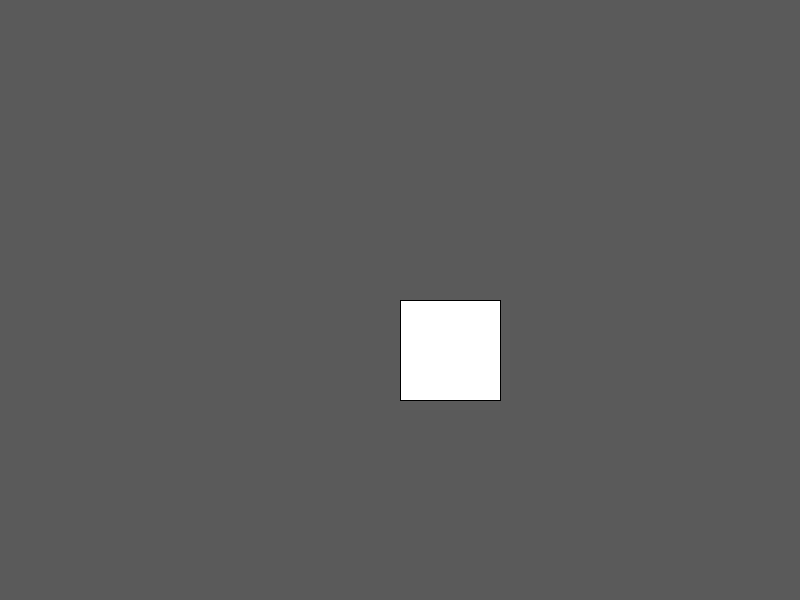
Frame 1 (no input)
Frame 60 (the mouse pressed at the canvas centre just before this capture): identical to frame 1, image omitted
Frame 120 (the mouse held since frame 60 and released just before this capture): identical to frame 1, image omitted

The Processing sketch that drew this single still picture (run headless with seeded random() and noise(); from frame 60 on, the mouse is pressed at the canvas centre):

// Processing sketch: changeByWorksheet
// ── changeByWorksheet.pde
Box b;

void setup() {
  size(800, 600);
  b = new Box(width/2, height/2, 100, 100);
}

void draw() {
  background(90);
  b.display();
}

void keyPressed() {
  switch(key) {
    case 'd':
      b.moveRight();
    break;
    case 'a':
      b.moveLeft();
    break;
    case 'w':
      b.moveUp();
    break;
    case 's':
      b.moveDown();
    break;
    case 'i':
      b.growTaller();
    break;
    case 'k':
      b.growShorter();
    break;
    case 'l':
      b.growWider();
    break;
    case 'j':
      b.growSkinnier();
    break;
    case '.':
      b.rotateRight();
    break;
    case ',':
      b.rotateLeft();
    break;
    case 'f':
      b.fadeALittle();
    break;
    case 'g':
      b.getMoreSolid();
    break;
  }
}

//-------------------------------------------
class Box {

  float x,y,w,h,r,a;
  
  Box(float x, float y, float w, float h) {
    this.x = x;
    this.y = y;
    this.w = w;
    this.h = h;
    a = 255;
    r = 0;
  }

  void display() {
    push();
    translate(x + w/2, y + h/2);
    rotate(r);
    fill(255, 255, 255, a);
    rect(-w/2, -h/2, w, h);
    pop();
  }
  
  void moveRight() {
    x++;
  }
  void moveLeft() {
    x--;
  }
  void moveUp() {
    y--;
  }
  void moveDown() {
    y++;
  }
  void growTaller()
  {
    h++;
  }
  void growShorter()
  {
    h--;
  }
  void growWider()
  {
    w++;
  }
  void growSkinnier()
  {
    w--;
  }
  void rotateRight()
  {
    r -= PI/10;
  }
  void rotateLeft()
  {
    r += PI/10;
  }
  void fadeALittle()
  {
    a = a > 0 ? a - 1 : a;
  }
  void getMoreSolid()
  {
    a = a < 255 ? a + 1 : a;
  }
  
}
